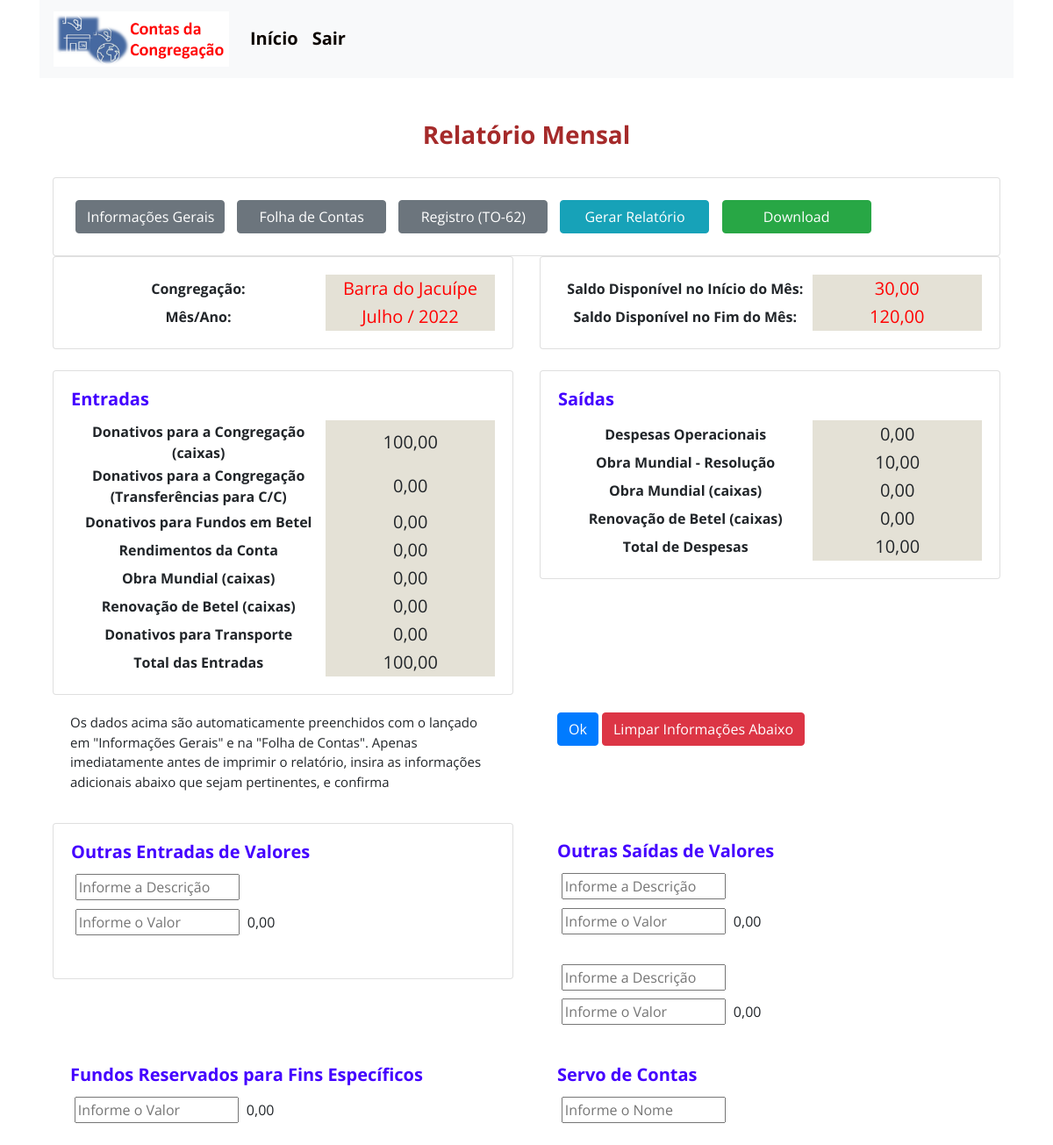
The app's page /relatório_mensal/ (signed in) with its own data.
### contas/models.py (models this page shows)
class Gerais(models.Model):
    congregação = models.CharField(max_length=60, blank=True, null=True)
    cidade = models.CharField(max_length=60, blank=True, null=True)
    estado = models.CharField(max_length=60, blank=True, null=True)
    mês = models.CharField(max_length=60, blank=True, null=True)
    ano = models.CharField(max_length=60, blank=True, null=True)
    data_do_Fechamento = models.DateField(blank=True, null=True,)
    saldo_Final_do_Extrato_Mensal = models.DecimalField(blank=True, null=True, max_digits = 10, decimal_places = 2)
    remessa_Enviada_para_Betel_Resolução = models.DecimalField(blank=True, null=True, max_digits = 10, decimal_places = 2)
    saldo_Final_do_Extrato_de_Betel = models.DecimalField(blank=True, null=True, max_digits = 10, decimal_places = 2)
    saldo_Final_dos_Donativos_Mês_Anterior = models.DecimalField(blank=True, null=True, max_digits = 10, decimal_places = 2)
    saldo_Final_da_Conta_Bancária_Mês_Anterior = models.DecimalField(blank=True, null=True, max_digits = 10, decimal_places = 2)
    saldo_Final_da_Conta_em_Betel_Mês_Anterior = models.DecimalField(blank=True, null=True, max_digits = 10, decimal_places = 2)

### templates/cp/relatório_mensal.html (shortened to what this page needs)
{% extends 'base.html' %}
{% block content %}
{% load static %}
<br>
<div class="container">
<h3 style="text-align:center;">Relatório Mensal</h3>
<br>
<div class="row">
<div class="col-md-12">
  <div class="card">
         <div class="card-body">
          <form method="POST">
                 <a id="registro_b" href="/view_gerais_contas" class="btn btn-secondary" role="button" aria-pressed="true">Informações Gerais</a>
                 <a id="registro_b" href="/contas"  class="btn btn-secondary">Folha de Contas</a>
                 <a id="registro_b" href="/registro" class="btn btn-secondary">Registro (TO-62)</a>
                 <input id="registro_b" type="submit" class="btn btn-info" value="Gerar Relatório">
                 <a id="registro_b" href="{% static 'relatório_pronto.pdf' %}"class="btn btn-success" download="Relatório Mensal">Download</a>
            </form>
            </div>
      </div>
      </div>
 </div>
 <div class="row">
   <div class="col-sm-6">
     <div class="card">
       <div class="card-body" id="tabela_relatório">
         <table>
       <tbody>
         <tr>
             <th >Congregação:</th>
             {% for a in relatório %}
             <td style="color:red">{{ a.congregação|default_if_none:"&nbsp;" }}</td>
             {% endfor %}
          </tr>
          <tr>
            <th >Mês/Ano:</th>
            <td style="color:red">{{ mês_ano|default_if_none:"&nbsp;" }}</td>
         </tr>
    </tbody>
    </table>
       </div>
     </div>
   </div>
   <div class="col-sm-6">
     <div class="card">
       <div class="card-body" id="tabela_relatório">
    <table>
       <tbody>
          <tr>
            <th >Saldo Disponível no Início do Mês: </th>
              <td style="color:red">{{ saldo_total_mês_anterior|floatformat:2}}</td>
          </tr>
          <tr>
            <th >Saldo Disponível no Fim do Mês: </th>
             <td style="color:red">{{ saldo_mês_atual|floatformat:2}}</td>
           </tr>
          </tbody>
    </table>
       </div>
     </div>
   </div>
 </div>
  <br>
  <div class="row">
   <div class="col-sm-6">
     <div class="card">
       <div class="card-body" id="tabela_relatório">
         <h5 class="card-title">Entradas</h5>
         <table>
       <tbody>
         <tr>
          <th>Donativos para a Congregação (caixas)</th>
          <td>{{ total_C|floatformat:2}}</td>
       </tr>
       <tr>
        <th>Donativos para a Congregação (Transferências para C/C)</th>
       <td>{{ total_CE|floatformat:2}}</td>
    </tr>
          <tr>
          <th>Donativos para Fundos em Betel</th>
          {% for a in relatório %}
          <td>{{ out_ent_value|floatformat:2}}</td>
          {% endfor %}
       </tr>
          <tr>
          <th>Rendimentos da Conta</th>
          {% for a in relatório %}
          <td>{{ rendimentos|floatformat:2}}</td>
          {% endfor %}
       </tr>
          <tr>
          <th>Obra Mundial (caixas)</th>
          {% for a in relatório %}
          <td>{{total_O|floatformat:2}}</td>
          {% endfor %}
       </tr>
       <tr>
        <th>Renovação de Betel (caixas)</th>
        {% for a in relatório %}
        <td>{{ total_CF|floatformat:2}}</td>
        {% endfor %}
     </tr>
     <th>Donativos para Transporte</th>
     {% for a in relatório %}
     <td>{{ transporte|floatformat:2}}</td>
     {% endfor %}
       <tr>
          <th>Total das Entradas</th>
        {% for a in relatório %}
        <td>{{ total_das_entradas|floatformat:2}}</td>
        {% endfor %}
     </tr>
 </tbody>
 </table>
       </div>
     </div>
   </div>
   <div class="col-sm-6">
     <div class="card">
       <div class="card-body" id="tabela_relatório">
         <h5 class="card-title">Saídas</h5>
         <table>
       <tbody>
      <tr>
           <th>Despesas Operacionais</th>
          {% for a in relatório %}
          <td>{{ total_G|floatformat:2}}</td>
          {% endfor %}
       </tr>
       <tr>
          <th>Obra Mundial - Resolução</th>
          {% for a in relatório %}
          <td>{{ a.remessa_Enviada_para_Betel_Resolução|floatformat:2}}</td>
          {% endfor %}
       </tr>
       <tr>
          <th>Obra Mundial (caixas)</th>
          {% for a in relatório %}
          <td>{{total_O|floatformat:2}}</td>
          {% endfor %}
       </tr>
       <tr>
        <th>Renovação de Betel (caixas)</th>
        {% for a in relatório %}
        <td>{{total_CF|floatformat:2}}</td>
        {% endfor %}
     </tr>
        <tr>
          <th>Total de Despesas</th>
          {% for a in relatório %}
          <td>{{ total_das_despesas|floatformat:2 }}</td>
          {% endfor %}
       </tr>
    </tbody>
 </table>
       </div>
     </div>
   </div>
 </div>
 <div class="row" >
  <div class="col-sm-6">
    <form method="GET">
   <div class="card-body">
    <p style="font-size: 15px">Os dados acima são automaticamente preenchidos com o lançado em "Informações Gerais" e na "Folha de Contas". Apenas imediatamente antes de imprimir o relatório, insira as informações adicionais abaixo que sejam pertinentes, e confirma</p>
        </div>
       </div>
  <div class="col-sm-4">
   <div class="card-body">
         <a><button type="submit" class="btn btn-primary">Ok</button></a>
         <a><button type="submit" class="btn btn-danger">Limpar Informações Abaixo</button></a>
        </div>
   </div>
 </div>
 <div class="row" >
    <div class="col-sm-6">
     <div class="card" >
        <div id="field" class="card-body">
          <fieldset >
            <h5>Outras Entradas de Valores</h5>
            <input type="text" size="20" name="outras_ent_1_mot" placeholder="Informe a Descrição">
            <td id="field_td">{{ outras_ent_1_mot|default_if_none:"&nbsp;" }}</td><br>
            <input type="number" step="0.01" size="20" name="outras_ent_1" placeholder="Informe o Valor">
            <td>{{ outras_ent_1|floatformat:2}}</td><br>
            </fieldset>
           <br>
        </div>
     </div>
   </div>
   <div class="col-sm-6">
    <div id="field" class="card-body">
         <fieldset >
           <h5>Outras Saídas de Valores</h5>
           <input type="text" size="20" name="outras_sai_1_mot" placeholder="Informe a Descrição">
           <td>{{ outras_sai_1_mot|default_if_none:"&nbsp;"}}</td><br>
           <input type="number" step="0.01" size="20" name="outras_sai_1" placeholder="Informe o Valor">
           <td>{{ outras_sai_1|floatformat:2}}</td><br>
          </fieldset>
          <br>
          <fieldset >
            <input type="text" size="20" name="outras_sai_2_mot" placeholder="Informe a Descrição">
           <td>{{ outras_sai_2_mot|default_if_none:"&nbsp;" }}</td><br>
           <input type="number" step="0.01" size="20" name="outras_sai_2" placeholder="Informe o Valor">
           <td>{{ outras_sai_2|floatformat:2 }}</td><br>
          </fieldset>
        </div>
  </div>
</div>
    <div class="row" >
   <div class="col-sm-6">
    <div id="field" class="card-body">
          <fieldset >
            <h5>Fundos Reservados para Fins Específicos</h5>
            <input type="number" step="0.01" size="20" name="fundos_reservados" placeholder="Informe o Valor">
            <td>{{ fundos_reservados|floatformat:2}}</td><br>
            </fieldset>
         </div>
        </div>
   <div class="col-sm-6">
    <div id="field" class="card-body">
         <fieldset >
           <h5>Servo de Contas</h5>
           <input type="text" size="20" name="servo" placeholder="Informe o Nome">
           <td>{{ servo|default_if_none:"&nbsp;" }}</td><br>
          </fieldset>
       </div>
    </div>
  </div>
  </div>
{% endblock %}

### static/css/style.css (style rules this page uses)
body { margin: 0; position: relative; height: 100vh; width: 100vw; font-family: 'Open Sans', sans-serif; background-size: cover; }
#cardhome h3, h5 { font-weight: bold; color: hsl(256, 100%, 50%); }
#cardlocal h3, h5 { font-weight: bold; color: hsl(256, 100%, 50%); }
h3 { font-weight:bolder; text-align: center; color: brown; }
#tabela3_FC th, td { font-size: 20px; width: 200px; }
#tabela_relatório th { width: 300px; text-align: center; }
#tabela_relatório td { background-color:rgb(228, 225, 214); text-align: center; }
#field input { margin: 1% }
#registro_b { margin:5px; width: 170px; }

### records on screen
Gerais: congregação "Barra do Jacuípe", out_ent_value "0,00", rendimentos "0,00", total_O "0,00", total_CF "0,00", total_das_entradas "100,00", total_G "0,00", remessa_Enviada_para_Betel_Resolução "10,00", total_das_despesas "10,00"

### other values on screen
{{ mês_ano|default_if_none:"&nbsp;" }} "Julho / 2022"
{{ saldo_total_mês_anterior|floatformat:2 }} "30,00"
{{ saldo_mês_atual|floatformat:2 }} "120,00"
{{ total_C|floatformat:2 }} "100,00"
{{ total_CE|floatformat:2 }} "0,00"
{{ outras_ent_1|floatformat:2 }} "0,00"
{{ outras_sai_1|floatformat:2 }} "0,00"
{{ outras_sai_2|floatformat:2 }} "0,00"
{{ fundos_reservados|floatformat:2 }} "0,00"
